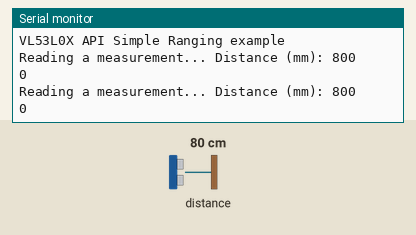
This sketch was run on a simulated ESP32. Shown: the last lines printed to the serial monitor. Inputs (shaded band) come from the test bench; at power-on: distance to the obstacle 80 cm.

Above: at 1.8 s.
1.9 s: distance to the obstacle set to 250 cm
At 2.8 s:
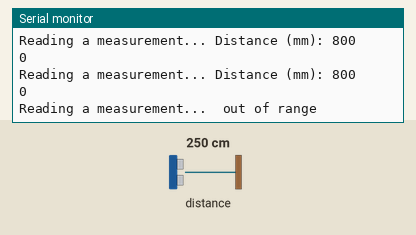
4.6 s: distance to the obstacle set to 2 cm
At 6.0 s:
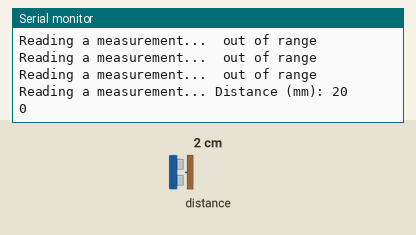

Measured:
- after the input at 1.9 s, the serial monitor: prints a new line after 0.17 s (image 1)
- after the input at 4.6 s, the serial monitor: prints a new line after 0.57 s (image 2)

The sketch:

ToF.ino
```cpp
#include <Adafruit_VL53L0X.h>

// Create an instance of the sensor
Adafruit_VL53L0X lox = Adafruit_VL53L0X();

const int SDA_PIN = 5; // Change to your custom SDA pin
const int SCL_PIN = 6; // Change to your custom SCL pin

const int offset = -20;


void setup() {
  Serial.begin(115200);

  // Initialize I2C on custom pins
  Wire.begin(SDA_PIN, SCL_PIN);
  // wait until serial port opens for native USB devices

  Serial.println("Adafruit VL53L0X test");
  if (!lox.begin()) {
    Serial.println(F("Failed to boot VL53L0X"));
  }
  // power
  Serial.println(F("VL53L0X API Simple Ranging example\n\n"));
}


void loop() {
  VL53L0X_RangingMeasurementData_t measure;

  Serial.print("Reading a measurement... ");
  lox.rangingTest(&measure, false); // pass in 'true' to get debug data printout!

  if (measure.RangeStatus != 4) {  // phase failures have incorrect data
    Serial.print("Distance (mm): ");
    Serial.println(measure.RangeMilliMeter);
    Serial.println(measure.RangeStatus);
  } else {
    Serial.println(" out of range ");
  }

  delay(1000);
}
```
